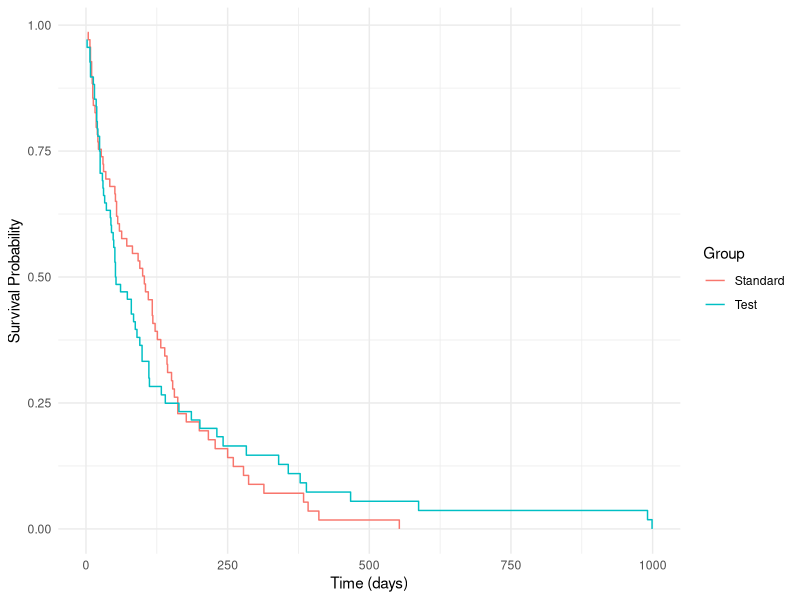

Write the R code that produced this figure.
## ---- chunk 1
#| echo: true
#| message: false
#| warning: false

library(survival)
library(ggplot2)

surv.veteran <- survfit(Surv(time, status) ~ trt, data = veteran) # Fitting model
# print(summary(surv.veteran), digits=4) # Summary model
## ---- chunk 2
# Plotting KM survival curve by treatment group
km <- summary(surv.veteran)

df <- data.frame(
  time = km$time,
  surv = km$surv,
  group = factor(km$strata, 
                 levels = c("trt=1", "trt=2"),
                 labels = c("Standard", "Test"))
)

ggplot(df, aes(x = time, y = surv, color = group)) +
  geom_step() +
  labs(x = "Time (days)", y = "Survival Probability", color = "Group") +
  theme_minimal()
